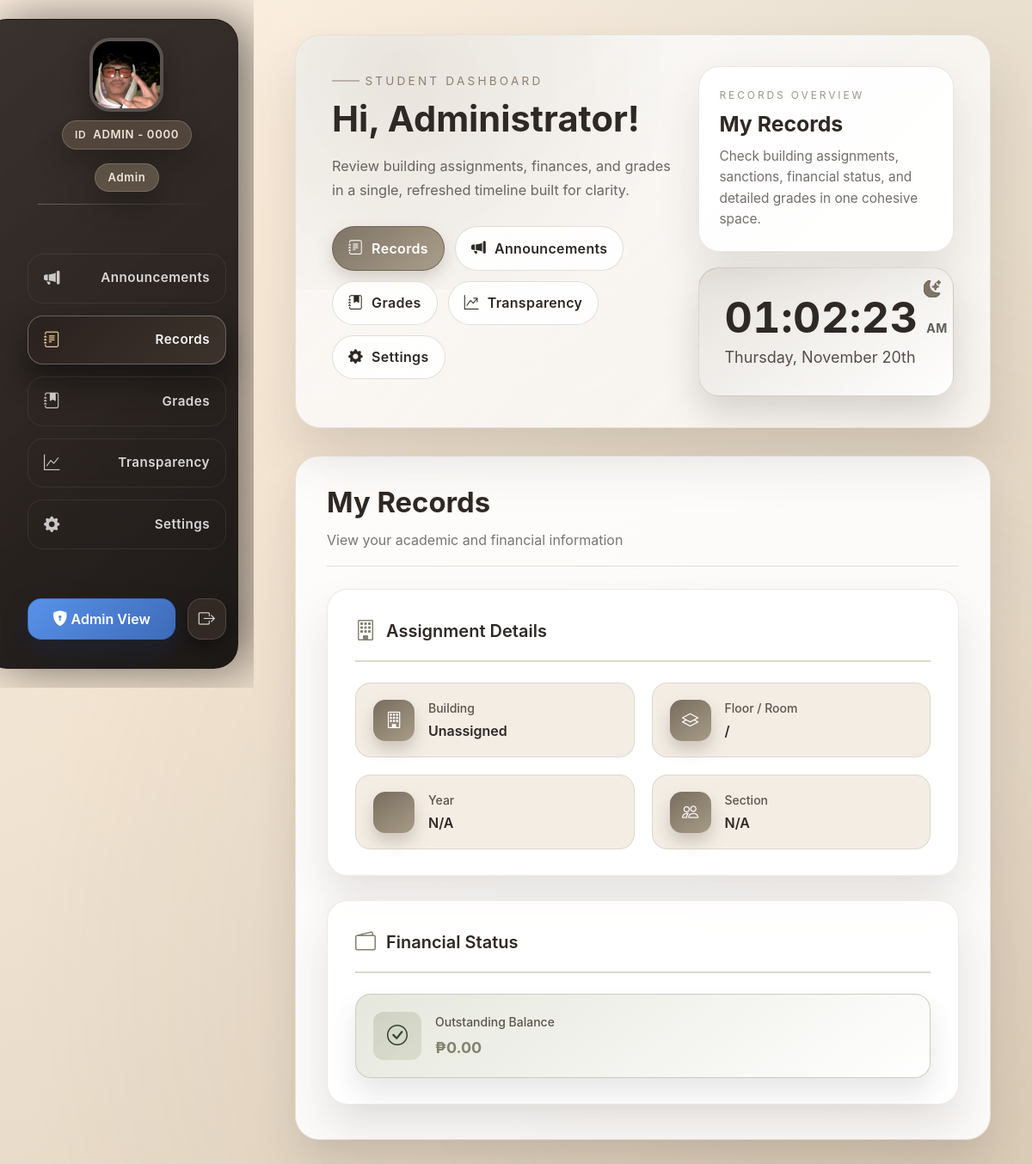
Page /public/home.php (signed in) on the committed database.
### tables this page shows
CREATE TABLE users (
    id INT AUTO_INCREMENT PRIMARY KEY,
    username VARCHAR(50) NOT NULL UNIQUE,
    password VARCHAR(255) NOT NULL,
    full_name VARCHAR(100) NOT NULL,
    school_id VARCHAR(20) UNIQUE,
    role ENUM('admin', 'teacher', 'student') NOT NULL,
    image_path VARCHAR(255) DEFAULT '/TCC/public/images/sample.jpg',
    created_at TIMESTAMP DEFAULT CURRENT_TIMESTAMP
);

### public/home.php (the view, shortened to what the rows shown need)
<?php
$schoolId = $_SESSION['school_id'] ?? '';
$full_name = $_SESSION['full_name'] ?? $_SESSION['username'];
$conn = Database::getInstance()->getConnection();
$username = $_SESSION['username'];
$stmt = $conn->prepare("SELECT id, image_path, school_id, role, created_at FROM users WHERE username = ?");
$stmt->bind_param("s", $username);
$stmt->execute();
$result = $stmt->get_result();
$row = $result->fetch_assoc();
$image = $row['image_path'] ?? '/TCC/public/images/sample.jpg';
$userRole = $row['role'] ?? $_SESSION['role'] ?? 'student';
?>
<!DOCTYPE html>
<html lang="en">
  <head>
    <link rel="stylesheet" href="css/bootstrap.min.css" />
    <link rel="stylesheet" href="https://cdn.jsdelivr.net/npm/bootstrap-icons@1.10.5/font/bootstrap-icons.css" />
    <link rel="stylesheet" href="css/home.css" />
    <link rel="stylesheet" href="css/home_sidebar.css" />
  </head>
  <body>
    <div class="page-container">
      <aside class="sidebar">
        <div class="sidebar-top">
          <div class="sidebar-profile-tile">
            <img src="<?php echo htmlspecialchars($image); ?>" alt="User" class="sidebar-logo" />
            <?php if (!empty($schoolId)): ?>
              <span class="sidebar-school-id" title="School ID"><?php echo htmlspecialchars($schoolId); ?></span>
            <?php endif; ?>
            <?php if (!empty($userRole)): ?>
              <span class="sidebar-role" title="Role"><?php echo htmlspecialchars(ucfirst($userRole)); ?></span>
            <?php endif; ?>
          </div>
        </div>
      </aside>
      <main class="home-main">
        <?php
        $view = isset($_GET['view']) ? $_GET['view'] : 'records';
        $heroSpotlights = [
          'records' => [
            'hero_copy' => 'Review building assignments, finances, and grades in a single, refreshed timeline built for clarity.',
            'spotlight_eyebrow' => 'Records overview',
            'spotlight_title' => 'My Records',
            'spotlight_copy' => 'Check building assignments, sanctions, financial status, and detailed grades in one cohesive space.'
          ],
          'announcements' => [
            'hero_copy' => 'Catch up on campus headlines, filter by year or department, and keep every announcement at your fingertips.',
            'spotlight_eyebrow' => 'Latest broadcasts',
            'spotlight_title' => 'Announcements',
            'spotlight_copy' => 'Browse targeted updates, stay informed on school activities, and never miss important campus news.'
          ],
          'grades' => [
            'hero_copy' => 'Review your academic progress, semester summaries, and detailed subject grades in one comprehensive view.',
            'spotlight_eyebrow' => 'Academic records',
            'spotlight_title' => 'My Grades',
            'spotlight_copy' => 'View all your subject grades organized by semester, track your academic performance, and monitor your progress throughout the year.'
          ],
          'transparency' => [
            'hero_copy' => 'See where resources go, review project milestones, and keep the community informed with transparent reporting.',
            'spotlight_eyebrow' => 'Project insights',
            'spotlight_title' => 'Transparency',
            'spotlight_copy' => 'Explore school project budgets, completion status, and milestones through an accessible transparency log.'
          ],
          'settings' => [
            'hero_copy' => 'Personalize your profile, update your login details, and keep your account aligned with your current information.',
            'spotlight_eyebrow' => 'Account controls',
            'spotlight_title' => 'Settings',
            'spotlight_copy' => 'Update your username, display name, password, and profile picture to keep your account up to date.'
          ],
        ];
        $activeSpotlight = $heroSpotlights[$view] ?? $heroSpotlights['records'];
        ?>
        <section class="dashboard-hero">
          <div class="hero-content">
            <h1 class="hero-title">Hi, <?php echo htmlspecialchars($full_name); ?>!</h1>
          </div>
          <div class="hero-spotlight">
            <div class="spotlight-card">
              <h2 class="spotlight-title"><?php echo htmlspecialchars($activeSpotlight['spotlight_title']); ?></h2>
            </div>
          </div>
        </section>
        <?php
        if ($view === 'records') {
          ?>
          <div class="records-container">
            <div class="records-header">
              <h2 class="records-title">My Records</h2>
            </div>
          <?php
        }
        ?>
      </main>
    </div>
  </body>
</html>

### rows in the picture
users: image_path (picture), role "Admin"

### other values in the picture
$schoolId "ADMIN - 0000"
$full_name "Administrator"
$activeSpotlight['hero_copy'] "Review building assignments, finances, and grades in a single, refreshed timeline built for clarity."
$activeSpotlight['spotlight_eyebrow'] "RECORDS OVERVIEW"
$activeSpotlight['spotlight_title'] "My Records"
$activeSpotlight['spotlight_copy'] "Check building assignments, sanctions, financial status, and detailed grades in one cohesive space."
$buildingText "Unassigned"
$floorText . ' / ' . $roomText "/"
$yearText "N/A"
$sectionText "N/A"
